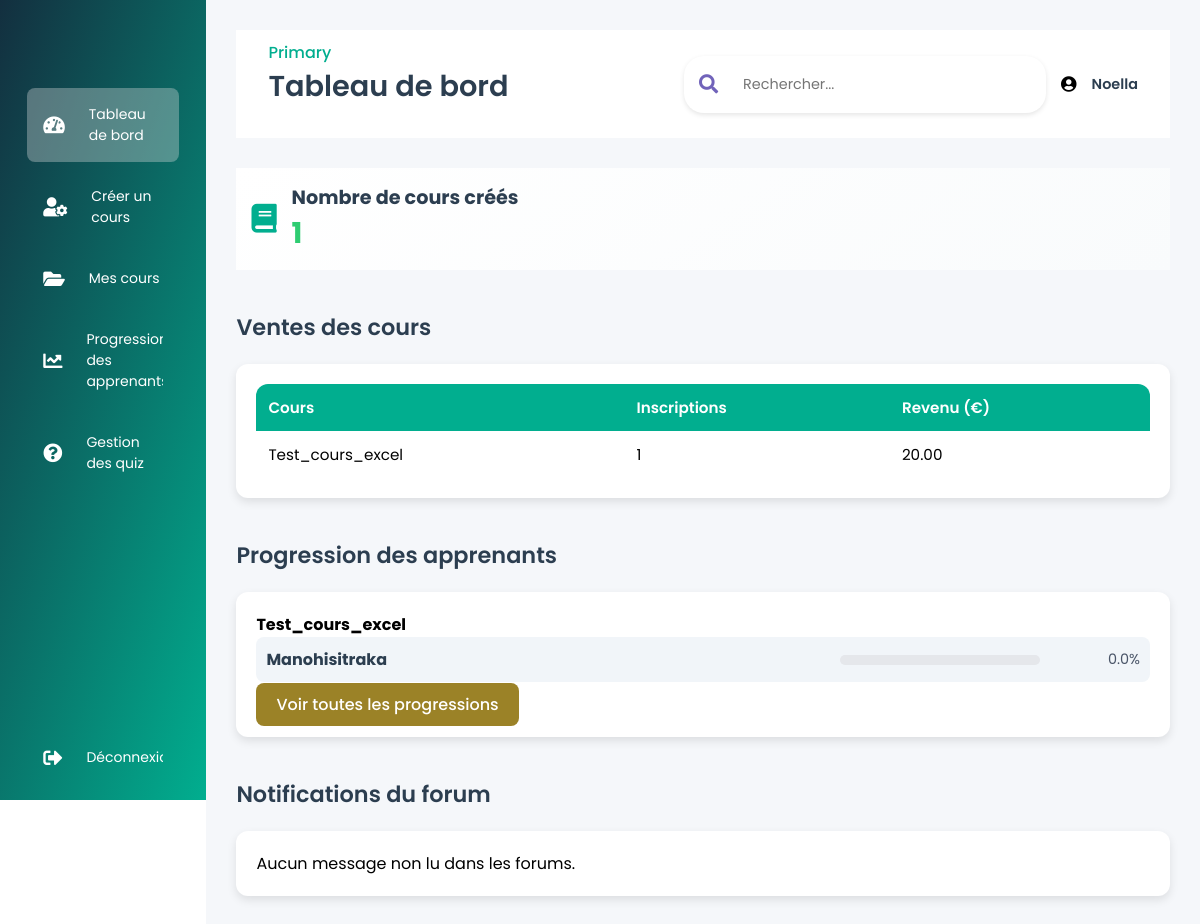
The app's page /Espace/formateur/espace_formateur.php (signed in) with its own data.
### tables this page shows
CREATE TABLE `formateurs` (
  `id` int NOT NULL AUTO_INCREMENT,
  `nom_prenom` varchar(255) NOT NULL,
  `email` varchar(255) NOT NULL,
  `telephone` varchar(20) DEFAULT NULL,
  `ville_pays` varchar(255) DEFAULT NULL,
  `linkedin` varchar(255) DEFAULT NULL,
  `intitule_metier` varchar(255) DEFAULT NULL,
  `experience_formation` text,
  `detail_experience` text,
  `cv` varchar(255) DEFAULT NULL,
  `categories` text,
  `autre_domaine` varchar(255) DEFAULT NULL,
  `titre_cours` varchar(255) DEFAULT NULL,
  `objectif` text,
  `public_cible` text,
  `detail_complementaire` text,
  `formats` text,
  `format_autre` varchar(255) DEFAULT NULL,
  `duree_estimee` varchar(100) DEFAULT NULL,
  `type_formation` varchar(100) DEFAULT NULL,
  `motivation` text,
  `valeurs` text,
  `profil_public` text,
  `statut` enum('en_attente','verifie','premium','partenaire') DEFAULT 'en_attente',
  `created_at` timestamp NULL DEFAULT CURRENT_TIMESTAMP,
  `code_entree` varchar(255) DEFAULT NULL,
  `password` varchar(255) DEFAULT NULL,
  PRIMARY KEY (`id`),
  UNIQUE KEY `email` (`email`)
);

CREATE TABLE `cours` (
  `id` int NOT NULL AUTO_INCREMENT,
  `formateur_id` int NOT NULL,
  `formation_id` int NOT NULL,
  `contenu_formation_id` int NOT NULL,
  `titre` varchar(255) NOT NULL,
  `description` text NOT NULL,
  `prix` decimal(10,2) NOT NULL,
  `photo` varchar(255) DEFAULT NULL,
  `created_at` timestamp NULL DEFAULT CURRENT_TIMESTAMP,
  PRIMARY KEY (`id`),
  KEY `formateur_id` (`formateur_id`),
  KEY `formation_id` (`formation_id`),
  KEY `contenu_formation_id` (`contenu_formation_id`),
  CONSTRAINT `cours_ibfk_1` FOREIGN KEY (`formateur_id`) REFERENCES `formateurs` (`id`) ON DELETE CASCADE,
  CONSTRAINT `fk_cours_formation` FOREIGN KEY (`formation_id`) REFERENCES `formations` (`id_formation`) ON DELETE RESTRICT ON UPDATE CASCADE,
  CONSTRAINT `fk_cours_sous_formation` FOREIGN KEY (`contenu_formation_id`) REFERENCES `contenu_formations` (`id_contenu`) ON DELETE RESTRICT ON UPDATE CASCADE
);

CREATE TABLE `utilisateurs` (
  `id` int NOT NULL AUTO_INCREMENT,
  `nom` varchar(255) NOT NULL,
  `email` varchar(255) NOT NULL,
  `mot_de_passe` varchar(255) NOT NULL,
  `telephone` varchar(20) DEFAULT NULL,
  `photo` varchar(255) DEFAULT NULL,
  `pays` varchar(100) DEFAULT NULL,
  `langue` varchar(100) DEFAULT NULL,
  `autre_langue` varchar(100) DEFAULT NULL,
  `objectifs` text,
  `type_cours` varchar(100) DEFAULT NULL,
  `niveau_formation` varchar(100) DEFAULT NULL,
  `niveau_etude` varchar(100) DEFAULT NULL,
  `acces_internet` varchar(50) DEFAULT NULL,
  `appareil` varchar(100) DEFAULT NULL,
  `accessibilite` text,
  `rgpd` tinyint(1) DEFAULT '0',
  `charte` tinyint(1) DEFAULT '0',
  `role` enum('apprenant','admin','moderator') DEFAULT 'apprenant',
  `actif` tinyint(1) DEFAULT '1',
  `created_at` timestamp NULL DEFAULT CURRENT_TIMESTAMP,
  PRIMARY KEY (`id`),
  UNIQUE KEY `email` (`email`)
);

### Espace/formateur/espace_formateur.php (the view, shortened to what this page needs)
<?php
require_once '../config/db.php';
$formateur_id = $_SESSION['formateur_id'];
$trainer_name = "Formateur";
try {
    $stmt = $pdo->prepare("SELECT nom_prenom FROM formateurs WHERE id = ?");
    $stmt->execute([$formateur_id]);
    $row = $stmt->fetch(PDO::FETCH_ASSOC);
    if ($row) {
        $trainer_name = htmlspecialchars($row['nom_prenom']);
    }
} catch (PDOException $e) {
    error_log("Erreur de requête : " . $e->getMessage());
}
$stmt = $pdo->prepare("SELECT COUNT(*) AS total_cours FROM cours WHERE formateur_id = ?");
$stmt->execute([$formateur_id]);
$total_cours = $stmt->fetch(PDO::FETCH_ASSOC)['total_cours'];
$stmt = $pdo->prepare("
    SELECT c.titre, c.prix, COUNT(i.id) AS inscriptions, SUM(c.prix) AS revenu
    FROM cours c
    LEFT JOIN inscriptions i ON c.id = i.cours_id AND i.statut_paiement = 'paye'
    WHERE c.formateur_id = ?
    GROUP BY c.id, c.titre, c.prix
");
$stmt->execute([$formateur_id]);
$ventes = $stmt->fetchAll(PDO::FETCH_ASSOC);
$progression = [];
$stmt = $pdo->prepare("
    SELECT c.id, c.titre, u.id AS utilisateur_id, u.nom AS utilisateur_nom,
           COUNT(DISTINCT m.id) AS total_modules,
           COUNT(DISTINCT comp.id) AS modules_termines
    FROM cours c
    LEFT JOIN inscriptions i ON c.id = i.cours_id AND i.statut_paiement = 'paye'
    LEFT JOIN utilisateurs u ON i.utilisateur_id = u.id
    LEFT JOIN modules m ON m.cours_id = c.id
    LEFT JOIN completions comp ON comp.module_id = m.id AND comp.utilisateur_id = u.id
    WHERE c.formateur_id = ?
    GROUP BY c.id, c.titre, u.id, u.nom
    HAVING u.id IS NOT NULL
    ORDER BY c.id, u.nom
");
$stmt->execute([$formateur_id]);
$apprenants = $stmt->fetchAll(PDO::FETCH_ASSOC);
foreach ($apprenants as $a) {
    $progression[$a['id']]['titre'] = $a['titre'];
    $progression[$a['id']]['apprenants'][$a['utilisateur_id']] = [
        'nom' => $a['utilisateur_nom'],
        'progression' => $a['total_modules'] > 0 ? ($a['modules_termines'] / $a['total_modules']) * 100 : 0
    ];
}
$stmt = $pdo->prepare("
    SELECT fm.id, fm.message, fm.date, u.nom AS utilisateur_nom, c.titre AS cours_titre
    FROM forum_messages fm
    JOIN utilisateurs u ON fm.utilisateur_id = u.id
    JOIN cours c ON fm.cours_id = c.id
    WHERE c.formateur_id = ? AND fm.lu = FALSE
    ORDER BY fm.date DESC
    LIMIT 5
");
$stmt->execute([$formateur_id]);
$notifications = $stmt->fetchAll(PDO::FETCH_ASSOC);
?>
<!DOCTYPE html>
<html lang="fr">
<head>
    <link rel="stylesheet" href="../../asset/css/styles/style-formateur.css">
    <link rel="stylesheet" href="../../asset/css/styles/espace-formateur.css">
    <link rel="stylesheet" href="https://cdnjs.cloudflare.com/ajax/libs/font-awesome/5.15.4/css/all.min.css">
</head>
<body>
    <div class="sidebar">
        <div class="logo"></div>
        <ul class="menu">
            <li class="active">
                <a href="#"><i class="fas fa-tachometer-alt"></i><span>Tableau de bord</span></a>
            </li>
            <li>
                <a href="create_cours.php"><i class="fas fa-user-cog"></i><span>Créer un cours</span></a>
            </li>
            <li>
                <a href="liste_cours.php"><i class="fas fa-folder-open"></i><span>Mes cours</span></a>
            </li>
            <li>
                <a href="progression_apprenants.php"><i class="fas fa-chart-line"></i><span>Progression des apprenants</span></a>
            </li>
            <li>
                <a href="liste_quiz.php"><i class="fas fa-question-circle"></i><span>Gestion des quiz</span></a>
            </li>
            <li class="logout">
                <a href="../../authentification/logout.php"><i class="fas fa-sign-out-alt"></i><span>Déconnexion</span></a>
            </li>
        </ul>
    </div>
    <div class="main--content">
        <div class="header--wrapper">
            <div class="header--title">
                <span>Primary</span>
                <h2>Tableau de bord</h2>
            </div>
            <div class="user--info">
                <div class="search--box">
                    <i class="fas fa-search"></i>
                    <input type="text" placeholder="Rechercher...">
                </div>
                <i class="fas fa-user-circle"></i>
                <span class="trainer-name"><?php echo $trainer_name; ?></span>
            </div>
        </div>
        <div class="dashboard-section">
            <div class="stats-card">
                <i class="fas fa-book"></i>
                <div>
                    <h4>Nombre de cours créés</h4>
                    <span><?php echo $total_cours; ?></span>
                </div>
            </div>
        </div>
        <div class="dashboard-section">
            <h3>Ventes des cours</h3>
            <?php if (empty($ventes)): ?>
                <div class="card">
                    <p>Aucun cours vendu pour le moment.</p>
                </div>
            <?php else: ?>
                <div class="card">
                    <table class="sales-table">
                        <thead>
                            <tr>
                                <th>Cours</th>
                                <th>Inscriptions</th>
                                <th>Revenu (€)</th>
                            </tr>
                        </thead>
                        <tbody>
                            <?php foreach ($ventes as $vente): ?>
                                <tr>
                                    <td><?php echo htmlspecialchars($vente['titre']); ?></td>
                                    <td><?php echo $vente['inscriptions']; ?></td>
                                    <td><?php echo number_format($vente['revenu'] ?? 0, 2); ?></td>
                                </tr>
                            <?php endforeach; ?>
                        </tbody>
                    </table>
                </div>
            <?php endif; ?>
        </div>
        <div class="dashboard-section">
            <h3>Progression des apprenants</h3>
            <?php if (empty($progression)): ?>
                <div class="card">
                    <p>Aucun apprenant inscrit à vos cours.</p>
                </div>
            <?php else: ?>
                <div class="card">
                    <div class="progression-list">
                        <?php foreach ($progression as $cours_id => $data): ?>
                            <h4><?php echo htmlspecialchars($data['titre']); ?></h4>
                            <?php foreach ($data['apprenants'] as $apprenant): ?>
                                <div class="progression-item">
                                    <h5><?php echo htmlspecialchars($apprenant['nom']); ?></h5>
                                    <div class="progress-bar">
                                    </div>
                                    <div class="progression-text"><?php echo number_format($apprenant['progression'], 1); ?>%</div>
                                </div>
                            <?php endforeach; ?>
                        <?php endforeach; ?>
                    </div>
                    <a href="progression_apprenants.php" class="btn btn-primary">Voir toutes les progressions</a>
                </div>
            <?php endif; ?>
        </div>
        <div class="dashboard-section">
            <h3>Notifications du forum</h3>
            <?php if (empty($notifications)): ?>
                <div class="card">
                    <p>Aucun message non lu dans les forums.</p>
                </div>
            <?php endif; ?>
        </div>
    </div>
</body>
</html>

### asset/css/styles/style-formateur.css (style rules this page uses)
* { margin: 0; padding: 0; border: none; outline: none; box-sizing: border-box; font-family: "Poppins", sans-serif; }
body { display: flex; }
.sidebar { position: sticky; top: 0; left: 0; bottom: 0; width: 110px; height: 100vh; padding: 0 1.7rem; color: #fff; overflow: hidden; transition: all 0.5s linear; background: linear-gradient(109deg, #132F3F, #01ae8f); }
.logo { height: 80px; padding: 16px; }
.menu { height: 88%; position: relative; list-style: none; padding: 0; }
.menu li { padding: 1rem; margin: 8px 0; border-radius: 8px; transition: all 0.5s ease-in-out; }
.menu li:hover, .active { background-color: #e0e0e058; }
.menu a { color: #fff; font-size: 14px; text-decoration: none; display: flex; align-items: center; gap: 1.5rem; }
.menu a span { overflow: hidden; }
.menu a i { font-size: 1.2rem; }
.logout { position: absolute; bottom: 0; left: 0; width: 100%; }
.main--content { position: relative; background: #ebe9e9; width: 100%; padding: 1rem; }
.header--wrapper { display: flex; justify-content: space-between; align-items: center; flex-wrap: wrap; margin-bottom: 1rem; padding: 10px 2rem; background-color: #fff; }
.header--title { color: rgba(113, 99, 186, 255); }
.user--info { display: flex; align-items: center; gap: 1rem; }
.search--box { background: rgb(237, 237, 237); border-radius: 15px; color: rgb(113, 99, 186, 255); display: flex; align-items: center; gap: 5px; padding: 4px 12px; }
.search--box input { background: transparent; padding: 10px; }
.search--box i { font-size: 1.2rem; cursor: pointer; transition: all 0.5s ease-out; }
.main--content { padding: 30px; }
h2 { color: #333; font-weight: 600; margin-bottom: 20px; }
.btn { padding: 10px 20px; border-radius: 8px; font-weight: 500; transition: transform 0.2s, background-color 0.3s; text-decoration: none; }
.btn-primary { background-color: #007bff; border: none; }
a { text-decoration: none; color: #007bff; transition: color 0.3s, transform 0.2s; }
.user--info { display: flex; align-items: center; gap: 10px; }
.trainer-name { font-size: 0.9em; font-weight: 600; color: #2c3e50; }

### asset/css/styles/espace-formateur.css (style rules this page uses)
.main--content { padding: 30px; background: #f5f7fa; min-height: 100vh; font-family: 'Poppins', sans-serif; }
.header--wrapper { display: flex; justify-content: space-between; align-items: center; margin-bottom: 30px; }
.header--title h2 { color: #2c3e50; font-weight: 600; font-size: 1.8rem; }
.header--title span { color: #01ae8f; font-size: 1rem; font-weight: 500; }
.user--info { display: flex; align-items: center; gap: 15px; }
.search--box { display: flex; align-items: center; background: #fff; padding: 8px 15px; border-radius: 20px; box-shadow: 0 2px 5px rgba(0, 0, 0, 0.1); }
.search--box input { border: none; outline: none; font-size: 0.9rem; margin-left: 10px; }
.trainer-name { font-size: 0.9rem; font-weight: 600; color: #2c3e50; }
.dashboard-section { margin-bottom: 40px; }
.dashboard-section h3 { color: #2c3e50; font-size: 1.4rem; font-weight: 600; margin-bottom: 20px; }
.card { background: #fff; border-radius: 12px; box-shadow: 0 4px 10px rgba(0, 0, 0, 0.1); padding: 20px; margin-bottom: 20px; transition: transform 0.3s, box-shadow 0.3s; }
.stats-card { display: flex; align-items: center; gap: 15px; background: linear-gradient(145deg, #ffffff, #f9fbfc); padding: 15px; }
.stats-card i { font-size: 1.8rem; color: #01ae8f; }
.stats-card h4 { font-size: 1.2rem; color: #2c3e50; margin: 0; }
.stats-card span { font-size: 1.8rem; font-weight: 700; color: #2ecc71; }
.sales-table { width: 100%; border-collapse: collapse; background: #fff; border-radius: 12px; overflow: hidden; }
.sales-table th, .sales-table td { padding: 12px; text-align: left; font-size: 0.95rem; }
.sales-table th { background: #01ae8f; color: #fff; font-weight: 600; }
.progression-list { max-height: 300px; overflow-y: auto; }
.progression-item { display: flex; justify-content: space-between; align-items: center; padding: 10px; border-radius: 8px; background: #f1f5f9; margin-bottom: 10px; }
.progression-item h5 { font-size: 1rem; color: #2c3e50; margin: 0; flex: 1; }
.progress-bar { width: 200px; height: 10px; background: #e5e7eb; border-radius: 5px; overflow: hidden; }
.progression-text { font-size: 0.9rem; color: #4a5568; width: 100px; text-align: right; }
.btn { padding: 10px 20px; border-radius: 8px; font-weight: 500; text-decoration: none; transition: transform 0.2s, background-color 0.3s; }
.btn-primary { background-color: #9b8227; color: #fff; border: none; }

### records on screen
formateurs: nom_prenom "Noella"
cours: utilisateurs.nom "Manohisitraka", progression "0.0"

### other values on screen
$total_cours "1"
$vente['titre'] "Test_cours_excel"
$vente['inscriptions'] "1"
$vente['revenu'] "20.00"
$data['titre'] "Test_cours_excel"
